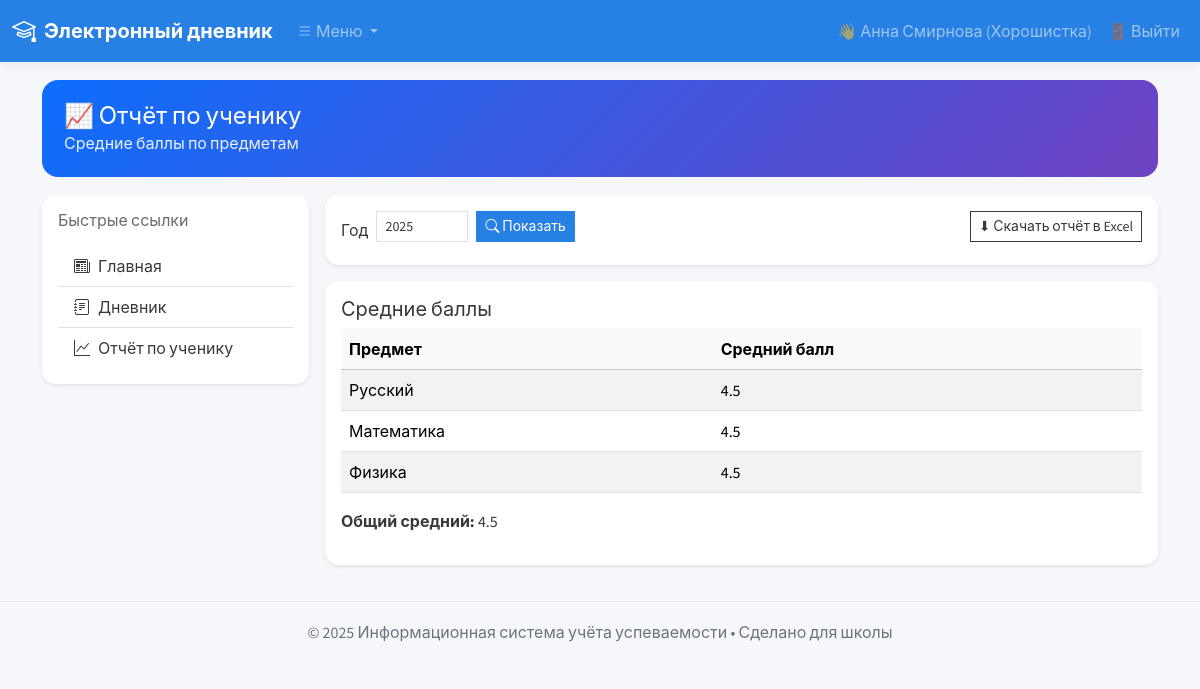
The app's page /student/report (signed in) with its own data.
### app.py (models this page shows)
class Subject(db.Model):
    id = db.Column(db.Integer, primary_key=True)
    name = db.Column(db.String(80), unique=True, nullable=False)

### app.py (the view)
@app.route("/student/report")
def student_report():
    if "user_id" not in session or session.get("role") != "student":
        flash("Доступ только для студентов", "danger")
        return redirect(url_for("login"))
    student_id = session["user_id"]
    year = int(request.args.get("year", current_year()))
    subjects = Subject.query.all()
    subject_map = {s.id: s.name for s in subjects}
    grades = Grade.query.filter_by(student_id=student_id, year=year).all()
    subj_avgs = {}
    for g in grades:
        subjname = subject_map.get(g.subject_id, "")
        subj_avgs.setdefault(subjname, []).append(g.value)
    subj_avgs = {k: round(sum(v)/len(v), 2) if v else 0 for k, v in subj_avgs.items()}
    overall = round(sum([g.value for g in grades])/len(grades), 2) if grades else 0
    return render_template("student_report.html", year=year,
                           subject_avgs=subj_avgs, overall_avg=overall, subjects=subjects)

### app.py (called while the page is built)
def current_year():
    return datetime.date.today().year

@app.context_processor
def inject_globals():
    return dict(current_year=current_year)

### templates/student_report.html
{% extends "base.html" %}
{% block page_title %}📈 Отчёт по ученику{% endblock %}
{% block page_subtitle %}Средние баллы по предметам{% endblock %}
{% block content %}
<div class="card shadow-sm mb-3">
  <div class="card-body">
    <form class="row g-2" method="get" action="{{ url_for('student_report') }}">
      <div class="col-auto">
        <label class="col-form-label">Год</label>
      </div>
      <div class="col-auto">
        <input type="number" name="year" class="form-control form-control-sm" value="{{ year }}" min="2000" max="{{ current_year() + 1 }}">
      </div>
      <div class="col-auto">
        <button class="btn btn-primary btn-sm"><i class="bi bi-search"></i> Показать</button>
      </div>
      <div class="col-auto ms-auto">
        <a class="btn btn-outline-secondary btn-sm" href="{{ url_for('export_student_xlsx', year=year) }}">
          ⬇ Скачать отчёт в Excel
        </a>
      </div>
    </form>
  </div>
</div>
<div class="card shadow-sm">
  <div class="card-body">
    <h5 class="card-title">Средние баллы</h5>
    <div class="table-responsive">
      <table class="table table-striped align-middle">
        <thead class="table-light">
          <tr><th>Предмет</th><th>Средний балл</th></tr>
        </thead>
        <tbody>
          {% for subj, val in subject_avgs.items() %}
            <tr><td>{{ subj }}</td><td>{{ val }}</td></tr>
          {% endfor %}
        </tbody>
      </table>
      <p class="mt-2"><strong>Общий средний:</strong> {{ overall_avg }}</p>
    </div>
  </div>
</div>
{% endblock %}

### templates/base.html (style rules this page uses)
body { background:#f6f7fb }
.card { border:0;border-radius:14px }

### records on screen
Subject: name "Русский", val "4.5"
Subject: name "Математика", val "4.5"
Subject: name "Физика", val "4.5"

### other values on screen
{{ session.get('fullname') or session.get('username') }} "Анна Смирнова (Хорошистка)"
{{ overall_avg }} "4.5"
